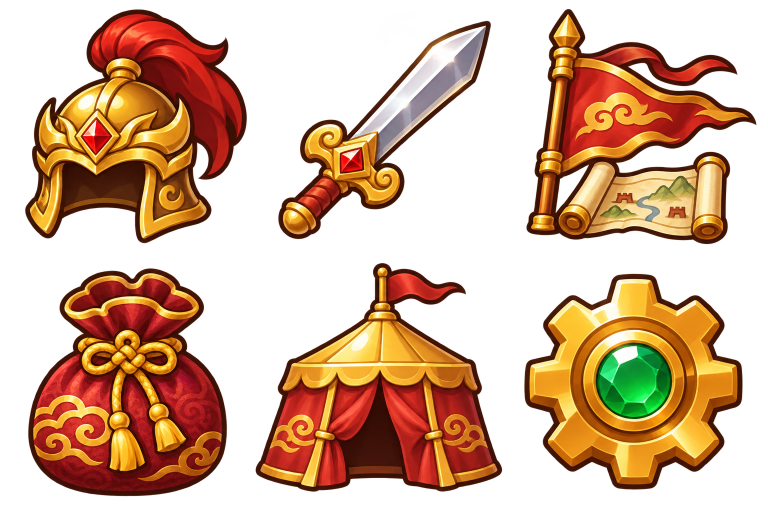
#> input picture 美术/界面/新图标/nav_sheet.png, 1536 x 1024 px (shown at 1/2 size); its folder holds only this picture in this run
$ python cut_ui_icons.py
#> lines starting #> are read from the running program, lines starting #| are printed output that depends on the picture; after the words box and inside, x2 and y2 are one past the last pixel; in counts of white or black regions, pixels touching at a corner belong together
"""11-18 新皮肤图标：把 draw_ui_icons.sh 画的整张图切成一个个图标 → 原型/img/ui_n_<名>.png。
不按网格硬切（GPT 排的格子不一定准）：先抠底（有透明通道直接用；没有就从四边泛洪抠掉底色），
再把前景膨胀一圈连成块（旗和卷轴、头盔和红缨算一个），取最大的 N 块，按行、列排序后对上名字。
每个图标裁到内容边、四周留 6%、补成正方形、缩到 160 像素。
用法：python3 工具/画图/cut_ui_icons.py
"""
from pathlib import Path
import numpy as np
from PIL import Image, ImageFilter
from scipy import ndimage as ndi

R = Path(__file__).resolve().parents[2]
SRC = R / '美术' / '界面' / '新图标'
OUT = R / '原型' / 'img'
SHEETS = {
    'nav_sheet': ['general', 'armory', 'campaign', 'ploy', 'camp', 'sys'],
    'res_sheet': ['精铁', '残页', '体力'],
}
SIZE = 160


def matte(im):
    a = np.asarray(im.convert('RGBA')).copy()
    cor = [a[3, 3, 3], a[3, -4, 3], a[-4, 3, 3], a[-4, -4, 3]]
    if min(cor) < 40:
        return a, '透明'
    rgb = a[..., :3].astype(np.float32)
    edge = np.concatenate([rgb[:4].reshape(-1, 3), rgb[-4:].reshape(-1, 3), rgb[:, :4].reshape(-1, 3), rgb[:, -4:].reshape(-1, 3)])
    bg = np.median(edge, axis=0)
    near = np.sqrt(((rgb - bg) ** 2).sum(axis=2)) < 38
    lab, _ = ndi.label(near)
    ids = np.unique(np.concatenate([lab[0], lab[-1], lab[:, 0], lab[:, -1]]))
    ids = ids[ids > 0]
    m = np.isin(lab, ids)
    al = Image.fromarray(((~m) * 255).astype(np.uint8)).filter(ImageFilter.GaussianBlur(1.0))
    a[..., 3] = np.minimum(a[..., 3], np.asarray(al))
    return a, '抠底'


for sheet, names in SHEETS.items():
    p = SRC / f'{sheet}.png'
    if not p.exists():
        print('没有', p.name)
        continue
    a, how = matte(Image.open(p))
#> in matte, a is the input picture: shape (1024, 1536, 4); mean R, G, B, A 119.2, 63.4, 26.2, 116.8
#> in matte, `cor = [a[3, 3, 3], a[3, -4, 3], a[-4, 3, 3], a[-4, -4, 3]]`: cor = [0, 0, 0, 0]
#> how = '透明'
    H, W = a.shape[:2]
#> H = 1024; W = 1536
    fg = a[..., 3] > 40
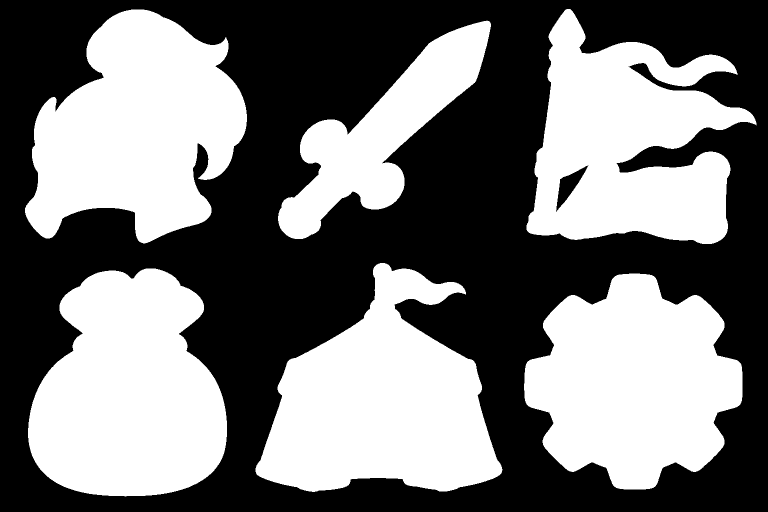
#> fg: shape (1024, 1536) bool (shown at 1/2 size); 46.5% white; 6 white regions, box (x1, y1, x2, y2) and area: (56, 537, 454, 993) 136991, (511, 526, 1005, 984) 136074, (50, 19, 494, 487) 135837, (1048, 547, 1485, 979) 131479, (1053, 18, 1513, 488) 128492, (556, 41, 982, 478) 63085
    grow = ndi.binary_dilation(fg, iterations=max(4, int(min(H, W) * .018)))
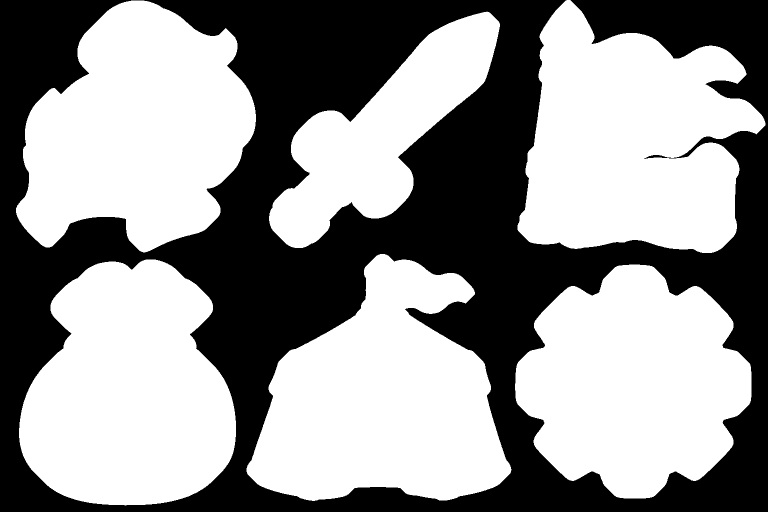
#> grow: shape (1024, 1536) bool (shown at 1/2 size); 57.8% white; 1 black region, box (x1, y1, x2, y2) and area: (0, 0, 1536, 1024) 663046
    lab, n = ndi.label(grow)
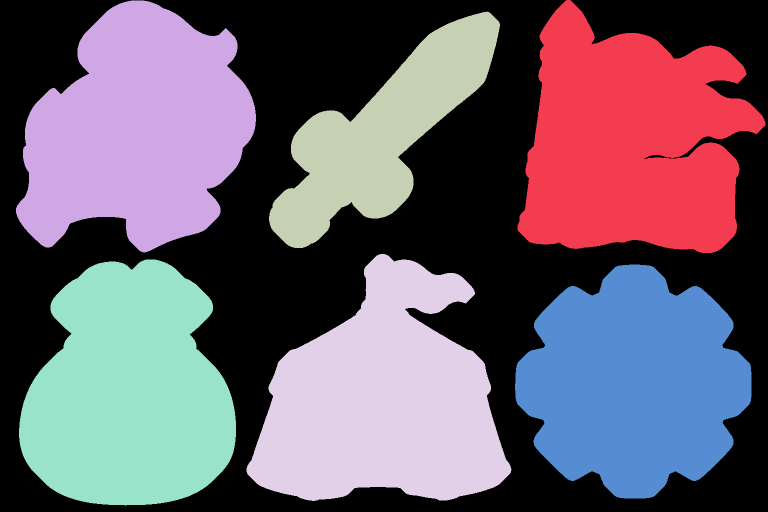
#> lab: shape (1024, 1536) int32 (shown at 1/2 size); 7 distinct labels, from 0 to 6; one colour per label, 0 black
#> n = 6
    sizes = ndi.sum(fg, lab, range(1, n + 1))
#> sizes = [128492, 135837, 63085, 136074, 136991, 131479]
    keep = sorted(np.argsort(sizes)[::-1][:len(names)] + 1)
#> keep = [1, 2, 3, 4, 5, 6]
    boxes = []
    for k in keep:
        ys, xs = np.where((lab == k) & fg)
        boxes.append((ys.min(), xs.min(), ys.max() + 1, xs.max() + 1))
#> this loop made 6 passes
#> after the loop, boxes = [(18, 1053, 488, 1513), (19, 50, 487, 494), (41, 556, 478, 982), (526, 511, 984, 1005), (537, 56, 993, 454), (547, 1048, 979, 1485)]
    # 按行再按列排：行高按图标平均高度分桶
    hmean = np.mean([b[2] - b[0] for b in boxes])
#> hmean = 453.5
    boxes.sort(key=lambda b: (round(((b[0] + b[2]) / 2) / hmean), (b[1] + b[3]) / 2))
    if len(boxes) < len(names):
        print(sheet, f'只找到 {len(boxes)} 块，要 {len(names)} 块')
    for nm, (y0, x0, y1, x1) in zip(names, boxes):
        crop = a[y0:y1, x0:x1].copy()
        # 同一块里别的图标溢进来的碎片清掉：只留这块里最大的连通前景（加一圈膨胀容错）
        f2 = crop[..., 3] > 40
        l2, n2 = ndi.label(ndi.binary_dilation(f2, iterations=3))
        if n2 > 1:
            big = np.argmax(ndi.sum(f2, l2, range(1, n2 + 1))) + 1
            crop[..., 3] = np.where(l2 == big, crop[..., 3], 0)
        h, w = crop.shape[:2]
        s = int(max(h, w) * 1.12)
        sq = np.zeros((s, s, 4), np.uint8)
        oy, ox = (s - h) // 2, (s - w) // 2
        sq[oy:oy + h, ox:ox + w] = crop
        im = Image.fromarray(sq).resize((SIZE, SIZE), Image.Resampling.LANCZOS)
        dst = OUT / f'ui_n_{nm}.png'
        im.save(dst, optimize=True)
#> (the run stopped early here; a loop or call above may not have finished)
